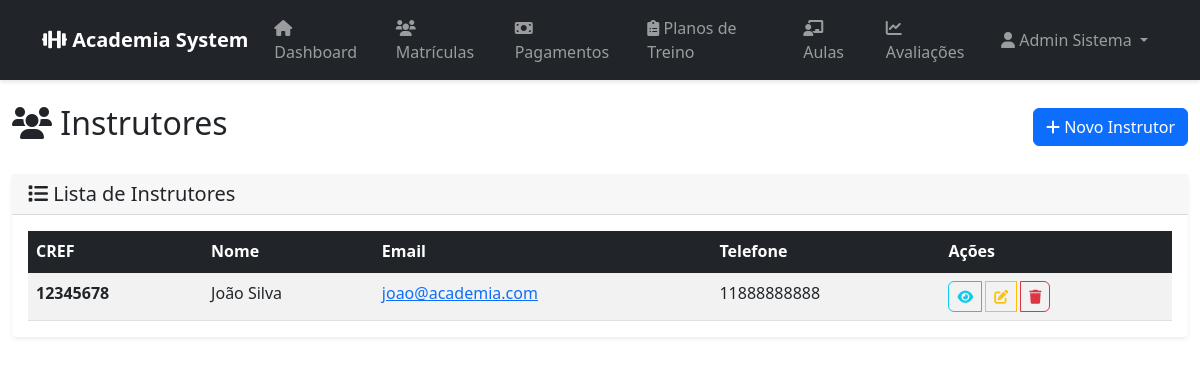
Page /instrutor (signed in) on the committed database.
### tables this page shows
CREATE TABLE instrutor (
    CREF VARCHAR(8) NOT NULL PRIMARY KEY,
    L_CPF VARCHAR(11) NOT NULL,
    L_Nome VARCHAR(50) NOT NULL,
    L_Dt_Nasc DATE NOT NULL,
    L_Endereco VARCHAR(100) NULL,
    L_Num_Contato VARCHAR(11) NULL,
    L_Email VARCHAR(50) NOT NULL,
    L_Senha VARCHAR(255) NOT NULL
);

### app/controllers/InstrutorController.php (called while the page is built, shortened)
<?php
class InstrutorController {
    public function index() {
        try {
            $database = new Database();
            $db = $database->getConnection();
            if ($_SESSION['user_type'] === 'administrador') {
                $query = "SELECT CREF, L_Nome as nome, L_Email as email, L_Num_Contato as telefone
                         FROM instrutor ORDER BY L_Nome";
                $stmt = $db->prepare($query);
            } else {
                $query = "SELECT CREF, L_Nome as nome, L_Email as email
                         FROM instrutor ORDER BY L_Nome";
                $stmt = $db->prepare($query);
            }
            $stmt->execute();
            $instrutores = $stmt->fetchAll(PDO::FETCH_ASSOC);
        } catch (Exception $e) {
            error_log("Erro ao buscar instrutores: " . $e->getMessage());
            $instrutores = [];
        }
        require_once BASE_PATH . '/app/views/instrutor/index.php';
    }
}
?>

### app/views/instrutor/index.php (the view, shortened to what this page needs)
<?php
require_once '../app/views/layout.php';
?>
<div class="container-fluid">
    <div class="row">
        <div class="col-12">
            <div class="d-flex justify-content-between align-items-center mb-4">
                <h2><i class="fas fa-users"></i> Instrutores</h2>
                <?php if ($_SESSION['user_type'] === 'administrador'): ?>
                    <a href="/instrutor/create" class="btn btn-primary">
                        <i class="fas fa-plus"></i> Novo Instrutor
                    </a>
                <?php endif; ?>
            </div>
            <div class="card">
                <div class="card-header">
                    <h5 class="card-title mb-0">
                        <i class="fas fa-list"></i> Lista de Instrutores
                    </h5>
                </div>
                <div class="card-body">
                    <div class="table-responsive">
                        <table class="table table-striped table-hover">
                            <thead class="table-dark">
                                <tr>
                                    <th>CREF</th>
                                    <th>Nome</th>
                                    <th>Email</th>
                                    <?php if ($_SESSION['user_type'] === 'administrador'): ?>
                                        <th>Telefone</th>
                                    <?php endif; ?>
                                    <th>Ações</th>
                                </tr>
                            </thead>
                            <tbody>
                                <?php if (empty($instrutores)): ?>
                                    <tr>
                                        <td colspan="<?php echo ($_SESSION['user_type'] === 'administrador') ? '5' : '4'; ?>"
                                            class="text-center text-muted">
                                            <i class="fas fa-inbox"></i> Nenhum instrutor encontrado
                                        </td>
                                    </tr>
                                <?php else: ?>
                                    <?php foreach ($instrutores as $instrutor): ?>
                                        <tr>
                                            <td><strong><?php echo htmlspecialchars($instrutor['CREF']); ?></strong></td>
                                            <td><?php echo htmlspecialchars($instrutor['nome']); ?></td>
                                            <td>
                                                <a href="mailto:<?php echo htmlspecialchars($instrutor['email']); ?>">
                                                    <?php echo htmlspecialchars($instrutor['email']); ?>
                                                </a>
                                            </td>
                                            <?php if ($_SESSION['user_type'] === 'administrador'): ?>
                                                <td><?php echo htmlspecialchars($instrutor['telefone'] ?? '-'); ?></td>
                                            <?php endif; ?>
                                            <td>
                                                <div class="btn-group" role="group">
                                                    <a href="/instrutor/show/<?php echo urlencode($instrutor['CREF']); ?>"
                                                       class="btn btn-sm btn-outline-info" title="Visualizar">
                                                        <i class="fas fa-eye"></i>
                                                    </a>
                                                    <?php if ($_SESSION['user_type'] === 'administrador'): ?>
                                                        <a href="/instrutor/edit/<?php echo urlencode($instrutor['CREF']); ?>"
                                                           class="btn btn-sm btn-outline-warning" title="Editar">
                                                            <i class="fas fa-edit"></i>
                                                        </a>
                                                        <a href="/instrutor/delete/<?php echo urlencode($instrutor['CREF']); ?>"
                                                           class="btn btn-sm btn-outline-danger"
                                                           title="Excluir"
                                                           onclick="return confirm('Tem certeza que deseja excluir este instrutor?')">
                                                            <i class="fas fa-trash"></i>
                                                        </a>
                                                    <?php endif; ?>
                                                </div>
                                            </td>
                                        </tr>
                                    <?php endforeach; ?>
                                <?php endif; ?>
                            </tbody>
                        </table>
                    </div>
                </div>
            </div>
        </div>
    </div>
</div>

### public/assets/css/custom.css (style rules this page uses)
body { font-family: 'Segoe UI', Tahoma, Geneva, Verdana, sans-serif; }
.card { border: none; box-shadow: 0 0.125rem 0.25rem rgba(0, 0, 0, 0.075); transition: all 0.3s ease; }
.btn { border-radius: 6px; transition: all 0.3s ease; }
.table { margin-bottom: 0; }

### app/views/instrutor/index.php (style rules this page uses)
.card { border: none; box-shadow: 0 0.125rem 0.25rem rgba(0, 0, 0, 0.075); }
.table th { border-top: none; font-weight: 600; }
.btn-group .btn { margin-right: 0.25rem; }
.btn-group .btn:last-child { margin-right: 0; }

### rows in the picture
instrutor: CREF "12345678", L_Nome "João Silva", L_Email "joao@academia.com", L_Num_Contato "11888888888"

### other values in the picture
$_SESSION['user_name'] "Admin Sistema"
